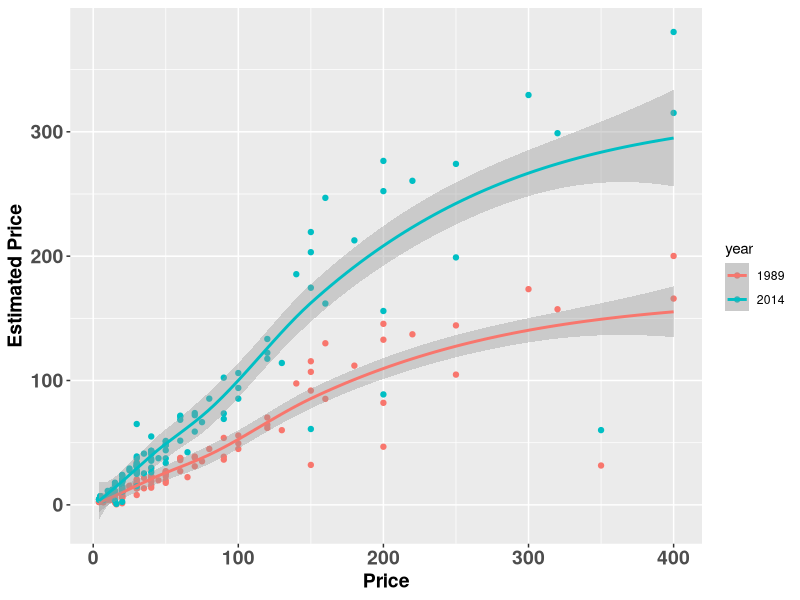

Write R code to recreate this figure.
library(plyr)
library(ggplot2)

raw <- read.csv("data/LEGO.csv", header=T)
raw$estimated.price <- raw$pieces / 10
raw$estimated.price.adjusted <- raw$pieces / 19

data2014 <- raw[c('price', 'estimated.price')]
data2014$year <- "2014"

data1989 <- raw[c('price', 'estimated.price.adjusted')]
data1989$year <- "1989"
names(data1989)[2] <- 'estimated.price'

forplot <- rbind(data1989, data2014)

qplot(price, estimated.price, data = forplot, color = year) + 
  geom_smooth() +
  xlab("Price") + ylab("Estimated Price") +
  theme(axis.text.y = element_text(face='bold', size=14),
        axis.text.x = element_text(face='bold', size=14),
        axis.title.y = element_text(face='bold', size=14),
        axis.title.x = element_text(face='bold', size=14))

print(cor(raw$price, raw$estimated.price))

group.means <- ddply(raw, "collection", function(x) data.frame(mg = mean(x$price)))
group.cor <- ddply(raw, "collection", function(x) data.frame(gc = cor(x$price, x$estimated.price)))
